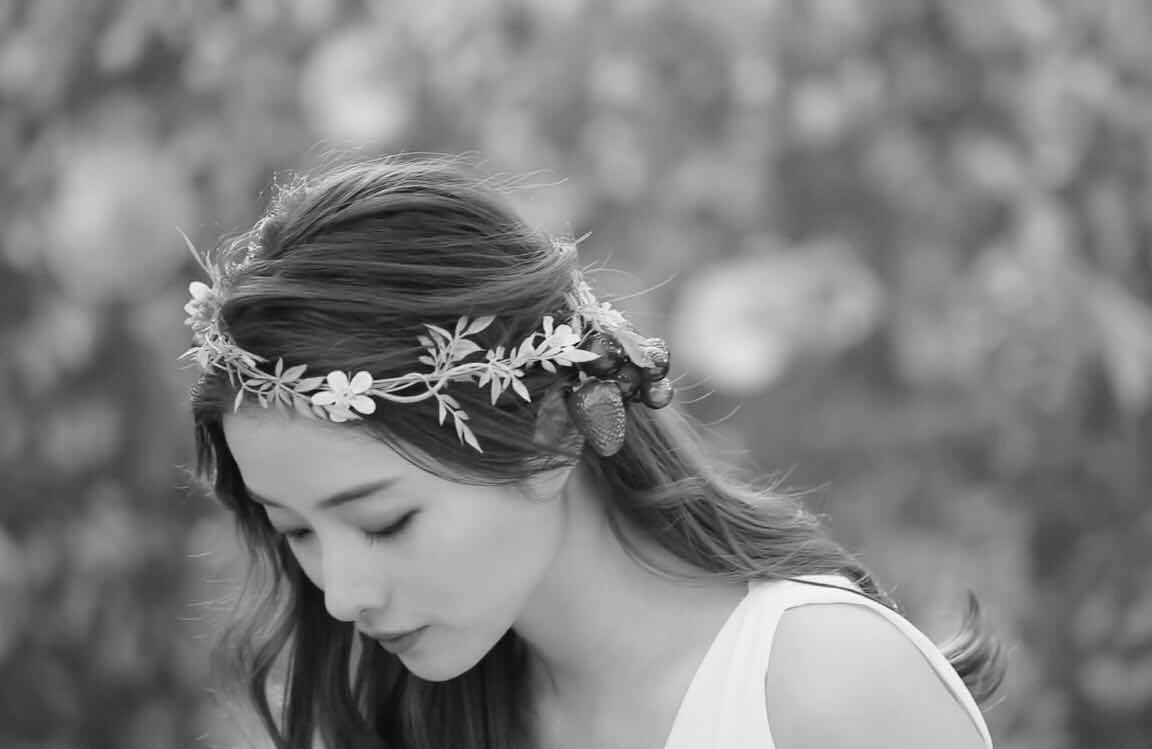
%> input picture Project2/src/gray_satomi.jpg, 1152 x 749 px
$ octave test_3.m   (GNU Octave 9; MATLAB toolbox functions it lacks are replaced by stand-ins)
%> lines starting %> are read from the running program, lines starting %| are printed output that depends on the picture
% 读取图片
image_name = "gray_satomi.jpg";
I = imread(image_name);
%> I is the input picture: size 749x1152 uint8; min 0, max 255, mean 127.7

% 灰度拉伸
J = imadjust(I, [0.2, 0.6], [0, 1]);
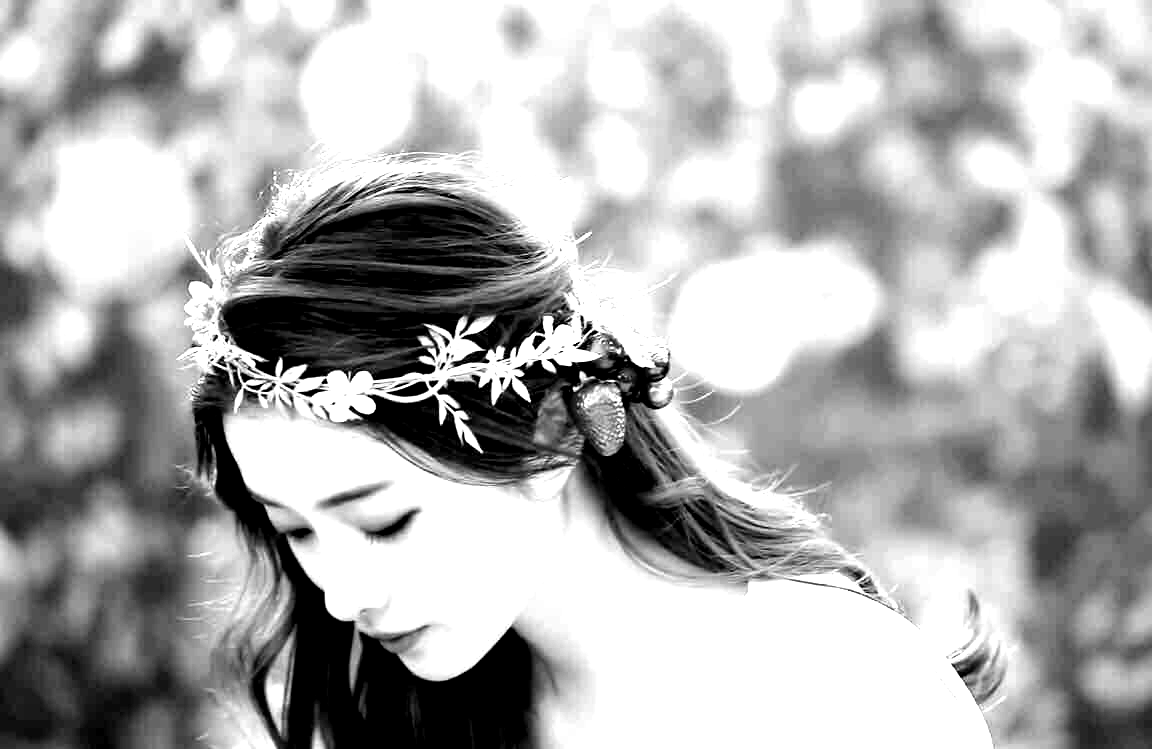
%> J: size 749x1152 uint8; min 0, max 255, mean 175.2

% 直方图均衡化
H = histeq(I);
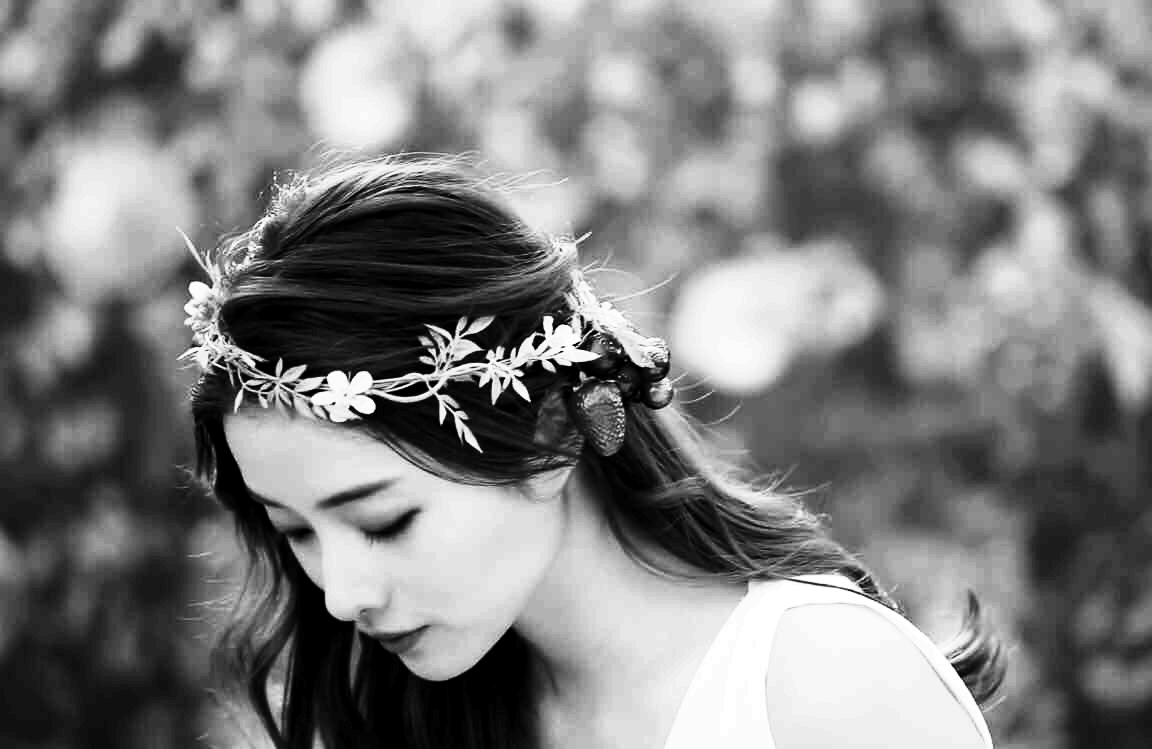
%> H: size 749x1152 uint8; min 0, max 255, mean 126.4

% 显示对比图片
figure
subplot(3, 2, 1), imshow(I), title("原图");
subplot(3, 2, 2), imhist(I), title("灰度值分布直方图");
subplot(3, 2, 3), imshow(J), title("灰度拉伸图");
subplot(3, 2, 4), imhist(J), title("灰度值分布直方图");
subplot(3, 2, 5), imshow(H), title("直方图均衡化");
subplot(3, 2, 6), imhist(H), title("灰度值分布直方图");
%> after `title("灰度值分布直方图")`:
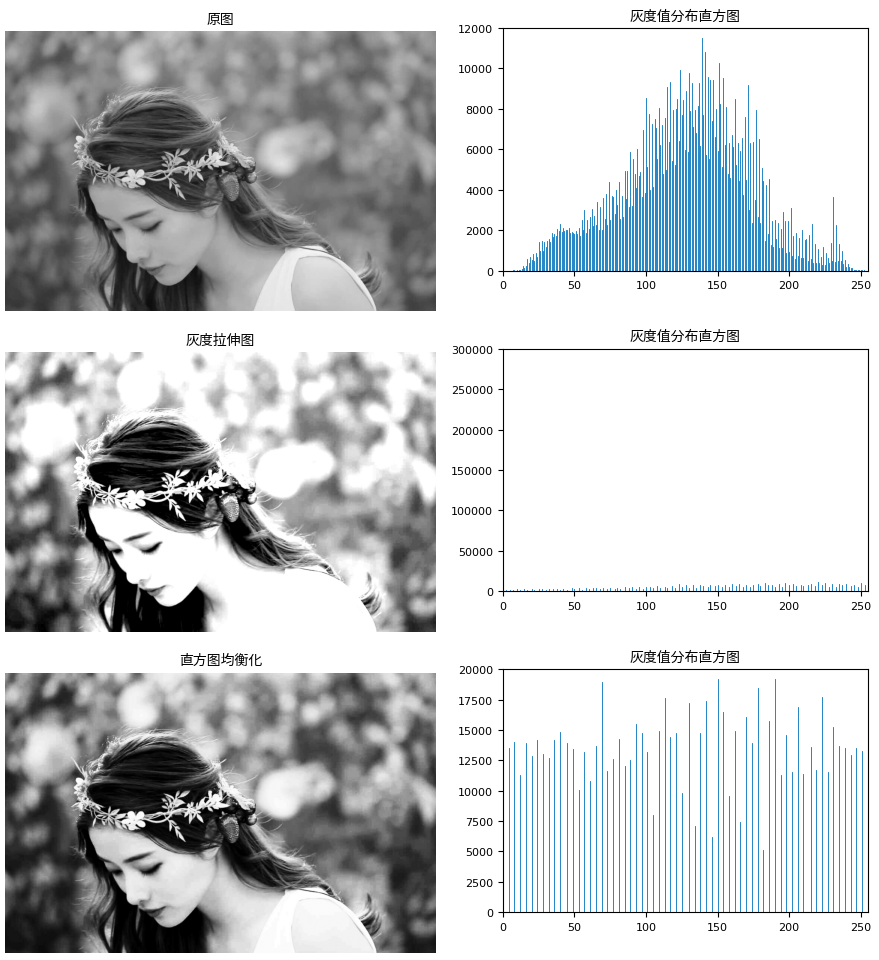
%> figure redrawn from the program's plot data, 6 panels

% 保存图片
imwrite(J, "gray_scale_stretching_" + image_name);
imwrite(H, "histogram_equalization_" + image_name);
